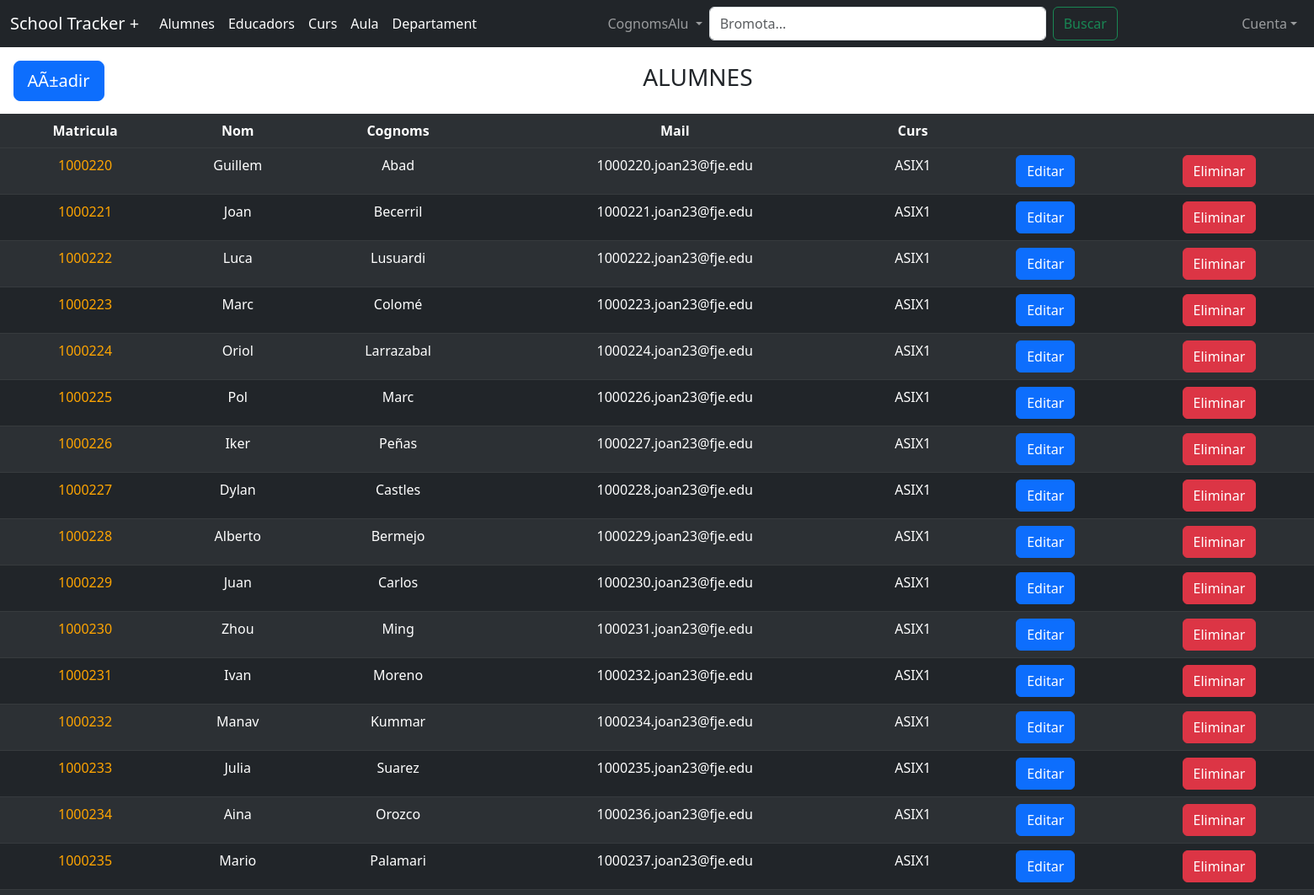
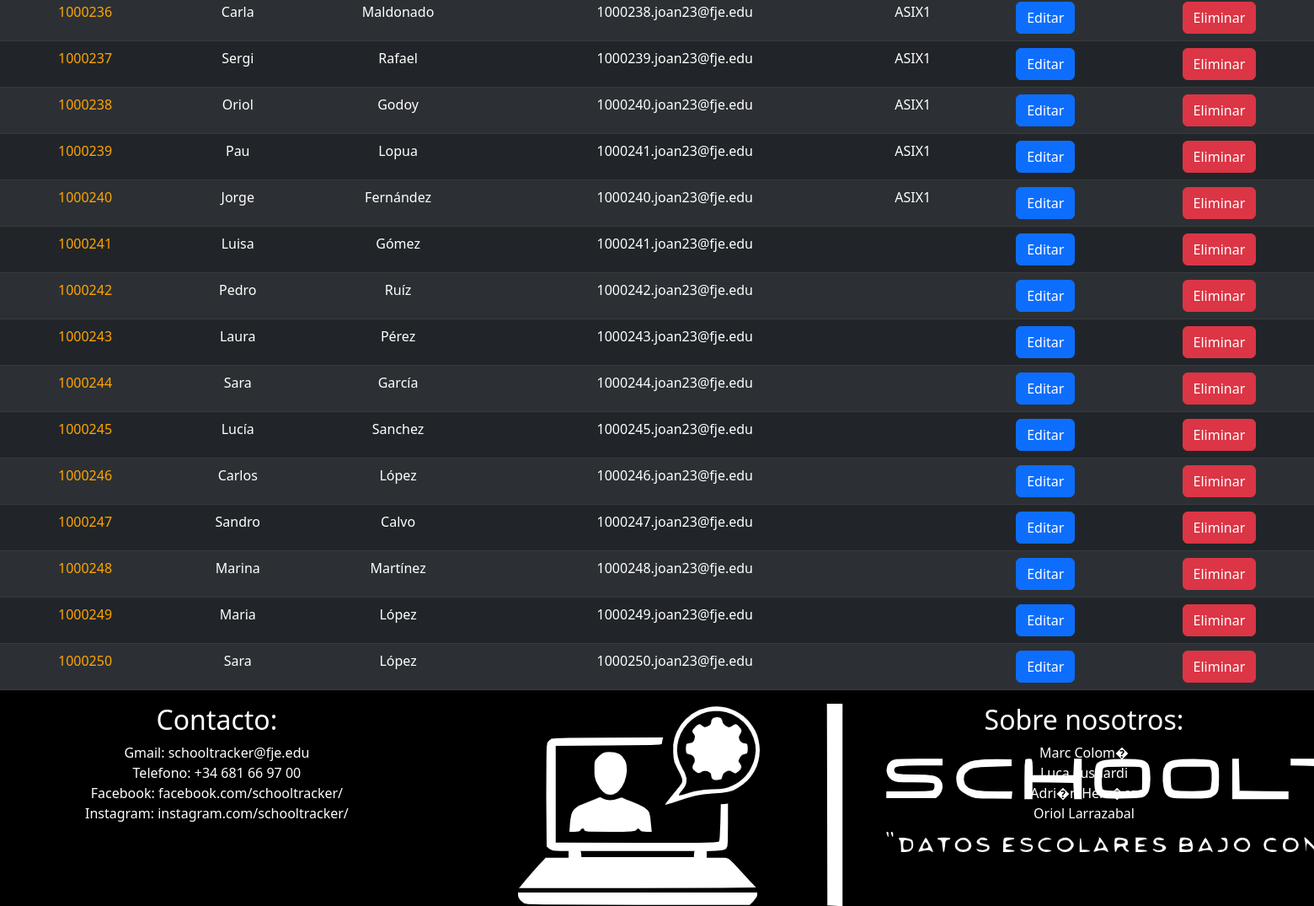
Page /?tabla=alumne&filtro=CognomsAlu (signed in) on the committed database (2 pictures, top to bottom).
### tables this page shows
CREATE TABLE `alumne` (
  `MatriculaAlu` INT(11) NOT NULL PRIMARY KEY AUTO_INCREMENT,
  `NomAlu` VARCHAR(25) NULL,
  `CognomsAlu` VARCHAR(45) NULL,
  `ImatgeAlu` VARCHAR(100) NULL,
  `TelfAlu` VARCHAR(9) NULL,
  `DireccioAlu` VARCHAR(100) NULL,
  `CPAlu` VARCHAR(8) NULL,
  `PwdAlu` VARCHAR(20) NULL,
  `GenereAlu` VARCHAR(1) NULL,
  `NomTutor1Alu` VARCHAR(45) NULL,
  `NomTutor2Alu` VARCHAR(45) NULL,
  `CognomTutor1Alu` VARCHAR(45) NULL,
  `CognomTutor2Alu` VARCHAR(45) NULL,
  `TelfTutor1Alu` VARCHAR(9) NULL,
  `TelfTutor2Alu` VARCHAR(9) NULL,
  `MailAlu` VARCHAR(45) NULL
);

### alumne/alumne.php (the view, shortened to what this page needs)
<table class="TablaAlu table table-dark table-striped table-hover">
    <div style="display: flex; align-items: center;width:100%; text-align:center">
        <a style="margin-right: 1vw;margin: 1vw" href="./alumne/formAltaAlu.php" class="btn btn-primary btn-lg">AÃ±adir</a><h3 style="text-align: center;margin-left: 40vw">ALUMNES</h3>
    </div>
    <thead">
        <tr>
        <th>Matricula</th>
        <th>Nom</th>
        <th>Cognoms</th>
        <th>Mail</th>
        <th>Curs</th>
        <th></th>
        <th></th>
        </tr>
    <tbody>
        <?php
        $query = "SELECT DISTINCT alumne.*, curs.NomCurs AS NomCurs FROM alumne
        LEFT JOIN nota ON nota.MatriculaAluNota = alumne.MatriculaAlu
        LEFT JOIN curs ON curs.IdCurs = nota.IdCursNota
        WHERE {$_GET['filtro']} LIKE ?";
        $stmt = $mysqli->prepare($query);
        $bromota = '%' . $_POST['bromota'] . '%';
        $stmt->bind_param("s", $bromota);
        $stmt->execute();
        $resultado = $stmt->get_result();
        if ($resultado->num_rows > 0) {
        while($row = $resultado->fetch_array()) {
            $fila = "<td><a style='color:orange; text-decoration:none' href='./alumne/personalAlu.php?id=" . $row["MatriculaAlu"] . "'>" . $row["MatriculaAlu"] . "</td></a>";
            $fila=$fila."<td>" . $row["NomAlu"] . "</td>";
            $fila=$fila."<td>" . $row["CognomsAlu"] . "</td>";
            $fila=$fila."<td>" . $row["MailAlu"] . "</td>";
            $fila=$fila."<td>" . $row["NomCurs"] . "</td>";
            $fila=$fila."<td><a href='./alumne/formEditaAlu.php?id=".$row["MatriculaAlu"]."' class='btn btn-primary btn-md'>Editar</a></td>";
            $fila=$fila."<td><a href='./alumne/eliminarAlu.php?Id=".$row["MatriculaAlu"]."' class='btn btn-danger btn-'>Eliminar</a></td></tr>";
            echo $fila;
            }
        }
        ?>
    </tbody>
</table>

### header.php (style rules this page uses)
.table { text-align: center; margin-bottom: 0; }

### rows in the picture
alumne: MatriculaAlu "1000220", NomAlu "Guillem", CognomsAlu "Abad", MailAlu "1000220.joan23@fje.edu", NomCurs "ASIX1"
alumne: MatriculaAlu "1000221", NomAlu "Joan", CognomsAlu "Becerril", MailAlu "1000221.joan23@fje.edu", NomCurs "ASIX1"
alumne: MatriculaAlu "1000222", NomAlu "Luca", CognomsAlu "Lusuardi", MailAlu "1000222.joan23@fje.edu", NomCurs "ASIX1"
alumne: MatriculaAlu "1000223", NomAlu "Marc", CognomsAlu "Colomé", MailAlu "1000223.joan23@fje.edu", NomCurs "ASIX1"
alumne: MatriculaAlu "1000224", NomAlu "Oriol", CognomsAlu "Larrazabal", MailAlu "1000224.joan23@fje.edu", NomCurs "ASIX1"
alumne: MatriculaAlu "1000225", NomAlu "Pol", CognomsAlu "Marc", MailAlu "1000226.joan23@fje.edu", NomCurs "ASIX1"
alumne: MatriculaAlu "1000226", NomAlu "Iker", CognomsAlu "Peñas", MailAlu "1000227.joan23@fje.edu", NomCurs "ASIX1"
alumne: MatriculaAlu "1000227", NomAlu "Dylan", CognomsAlu "Castles", MailAlu "1000228.joan23@fje.edu", NomCurs "ASIX1"
alumne: MatriculaAlu "1000228", NomAlu "Alberto", CognomsAlu "Bermejo", MailAlu "1000229.joan23@fje.edu", NomCurs "ASIX1"
alumne: MatriculaAlu "1000229", NomAlu "Juan", CognomsAlu "Carlos", MailAlu "1000230.joan23@fje.edu", NomCurs "ASIX1"
alumne: MatriculaAlu "1000230", NomAlu "Zhou", CognomsAlu "Ming", MailAlu "1000231.joan23@fje.edu", NomCurs "ASIX1"
alumne: MatriculaAlu "1000231", NomAlu "Ivan", CognomsAlu "Moreno", MailAlu "1000232.joan23@fje.edu", NomCurs "ASIX1"
alumne: MatriculaAlu "1000232", NomAlu "Manav", CognomsAlu "Kummar", MailAlu "1000234.joan23@fje.edu", NomCurs "ASIX1"
alumne: MatriculaAlu "1000233", NomAlu "Julia", CognomsAlu "Suarez", MailAlu "1000235.joan23@fje.edu", NomCurs "ASIX1"
alumne: MatriculaAlu "1000234", NomAlu "Aina", CognomsAlu "Orozco", MailAlu "1000236.joan23@fje.edu", NomCurs "ASIX1"
alumne: MatriculaAlu "1000235", NomAlu "Mario", CognomsAlu "Palamari", MailAlu "1000237.joan23@fje.edu", NomCurs "ASIX1"
alumne: MatriculaAlu "1000236", NomAlu "Carla", CognomsAlu "Maldonado", MailAlu "1000238.joan23@fje.edu", NomCurs "ASIX1"
alumne: MatriculaAlu "1000237", NomAlu "Sergi", CognomsAlu "Rafael", MailAlu "1000239.joan23@fje.edu", NomCurs "ASIX1"
alumne: MatriculaAlu "1000238", NomAlu "Oriol", CognomsAlu "Godoy", MailAlu "1000240.joan23@fje.edu", NomCurs "ASIX1"
alumne: MatriculaAlu "1000239", NomAlu "Pau", CognomsAlu "Lopua", MailAlu "1000241.joan23@fje.edu", NomCurs "ASIX1"
alumne: MatriculaAlu "1000240", NomAlu "Jorge", CognomsAlu "Fernández", MailAlu "1000240.joan23@fje.edu", NomCurs "ASIX1"
alumne: MatriculaAlu "1000241", NomAlu "Luisa", CognomsAlu "Gómez", MailAlu "1000241.joan23@fje.edu"
alumne: MatriculaAlu "1000242", NomAlu "Pedro", CognomsAlu "Ruíz", MailAlu "1000242.joan23@fje.edu"
alumne: MatriculaAlu "1000243", NomAlu "Laura", CognomsAlu "Pérez", MailAlu "1000243.joan23@fje.edu"
alumne: MatriculaAlu "1000244", NomAlu "Sara", CognomsAlu "García", MailAlu "1000244.joan23@fje.edu"
alumne: MatriculaAlu "1000245", NomAlu "Lucía", CognomsAlu "Sanchez", MailAlu "1000245.joan23@fje.edu"
alumne: MatriculaAlu "1000246", NomAlu "Carlos", CognomsAlu "López", MailAlu "1000246.joan23@fje.edu"
alumne: MatriculaAlu "1000247", NomAlu "Sandro", CognomsAlu "Calvo", MailAlu "1000247.joan23@fje.edu"
alumne: MatriculaAlu "1000248", NomAlu "Marina", CognomsAlu "Martínez", MailAlu "1000248.joan23@fje.edu"
alumne: MatriculaAlu "1000249", NomAlu "Maria", CognomsAlu "López", MailAlu "1000249.joan23@fje.edu"
alumne: MatriculaAlu "1000250", NomAlu "Sara", CognomsAlu "López", MailAlu "1000250.joan23@fje.edu"

### other values in the picture
$_GET['filtro'] "CognomsAlu"
